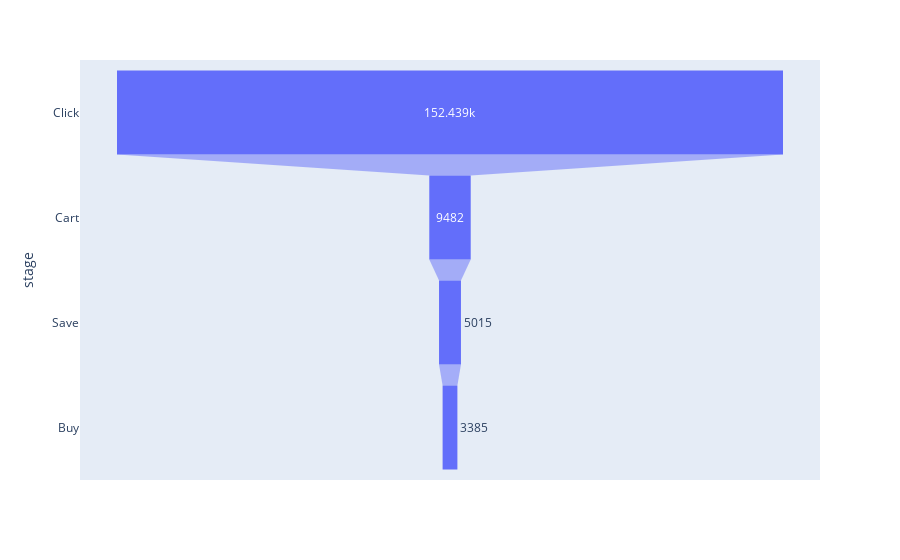

The cell this chart's notebook holds for it:
### Code cell
fig = px.funnel(data, x='number', y='stage')
fig.show()

### Figure 1 — Plotly figure (JSON) as saved in the notebook; plotly's stock layout.template omitted (floating-point values rounded to 4 significant figures)
{"data": [{"hovertemplate": "number=%{x}<br>stage=%{y}<extra></extra>", "legendgroup": "", "marker": {"color": "#636efa"}, "name": "", "orientation": "h", "showlegend": false, "type": "funnel", "x": [152439, 9482, 5015, 3385], "xaxis": "x", "y": ["Click", "Cart", "Save", "Buy"], "yaxis": "y"}], "layout": {"legend": {"tracegroupgap": 0}, "margin": {"t": 60}, "xaxis": {"anchor": "y", "domain": [0, 1], "title": {"text": "number"}}, "yaxis": {"anchor": "x", "domain": [0, 1], "title": {"text": "stage"}}}}
